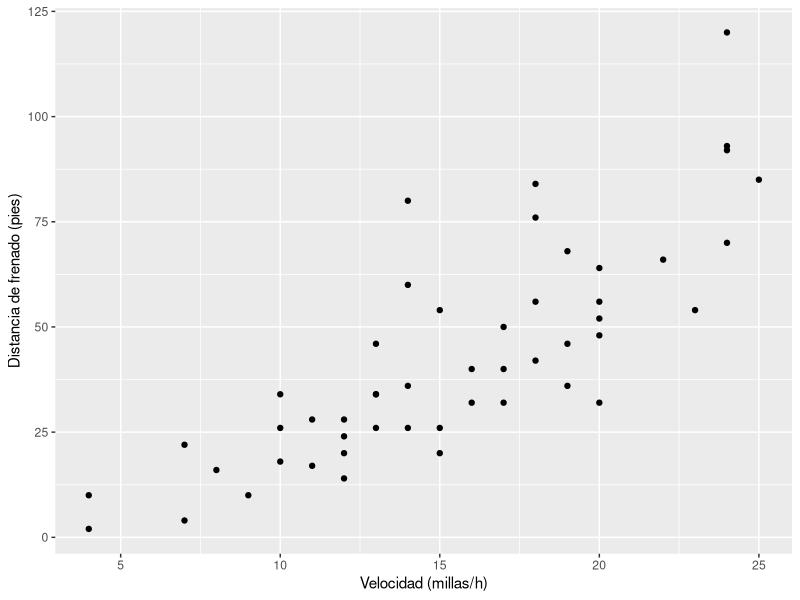

Write R code to recreate this figure.
## ---- chunk 1
1 + 1


## ---- chunk 2
#| echo: true
#|

library(ggplot2)

cars<-cars

cars |> 
  ggplot() +
  geom_point(aes(x = speed, y = dist)) +
  labs(x = "Velocidad (millas/h)", y = "Distancia de frenado (pies)")



